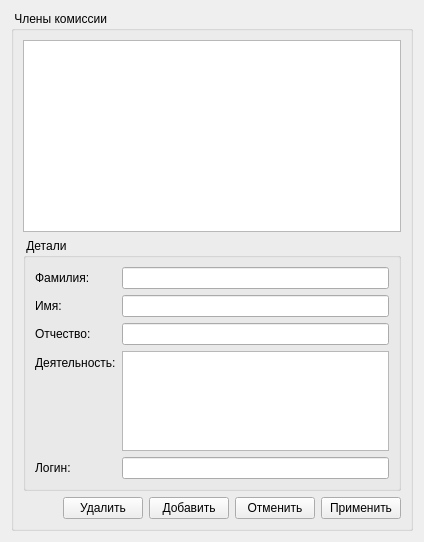
          <widget class="QWidget" name="tab_20">
           <attribute name="title">
            <string>Члены комиссии</string>
           </attribute>
           <layout class="QVBoxLayout" name="verticalLayout_20">
            <item>
             <widget class="QGroupBox" name="groupBox_3">
              <property name="title">
               <string> Члены комиссии </string>
              </property>
              <layout class="QVBoxLayout" name="verticalLayout_7">
               <item>
                <widget class="QTableView" name="membersTableView">
                 <property name="gridStyle">
                  <enum>Qt::DashLine</enum>
                 </property>
                </widget>
               </item>
               <item>
                <widget class="QGroupBox" name="groupBox_4">
                 <property name="title">
                  <string> Детали </string>
                 </property>
                 <layout class="QFormLayout" name="formLayout">
                  <property name="labelAlignment">
                   <set>Qt::AlignLeading|Qt::AlignLeft|Qt::AlignVCenter</set>
                  </property>
                  <item row="0" column="0">
                   <widget class="QLabel" name="label_6">
                    <property name="text">
                     <string>Фамилия:</string>
                    </property>
                   </widget>
                  </item>
                  <item row="0" column="1">
                   <widget class="QLineEdit" name="memberSurnameEdit"/>
                  </item>
                  <item row="1" column="0">
                   <widget class="QLabel" name="label_7">
                    <property name="text">
                     <string>Имя:</string>
                    </property>
                   </widget>
                  </item>
                  <item row="1" column="1">
                   <widget class="QLineEdit" name="memberNameEdit"/>
                  </item>
                  <item row="2" column="0">
                   <widget class="QLabel" name="label_8">
                    <property name="text">
                     <string>Отчество:</string>
                    </property>
                   </widget>
                  </item>
                  <item row="2" column="1">
                   <widget class="QLineEdit" name="memberPatronymicEdit"/>
                  </item>
                  <item row="3" column="0">
                   <widget class="QLabel" name="label_9">
                    <property name="text">
                     <string>Деятельность:</string>
                    </property>
                   </widget>
                  </item>
                  <item row="3" column="1">
                   <widget class="QPlainTextEdit" name="memberBusinessTextEdit">
                    <property name="sizePolicy">
                     <sizepolicy hsizetype="Expanding" vsizetype="Preferred">
                      <horstretch>0</horstretch>
                      <verstretch>0</verstretch>
                     </sizepolicy>
                    </property>
                    <property name="maximumSize">
                     <size>
                      <width>16777215</width>
                      <height>100</height>
                     </size>
                    </property>
                   </widget>
                  </item>
                  <item row="4" column="0">
                   <widget class="QLabel" name="label_10">
                    <property name="text">
                     <string>Логин:</string>
                    </property>
                   </widget>
                  </item>
                  <item row="4" column="1">
                   <widget class="QLineEdit" name="memberLoginEdit"/>
                  </item>
                 </layout>
                </widget>
               </item>
               <item>
                <layout class="QHBoxLayout" name="horizontalLayout_12">
                 <item>
                  <spacer name="horizontalSpacer_5">
                   <property name="orientation">
                    <enum>Qt::Horizontal</enum>
                   </property>
                   <property name="sizeHint" stdset="0">
                    <size>
                     <width>40</width>
                     <height>20</height>
                    </size>
                   </property>
                  </spacer>
                 </item>
                 <item>
                  <widget class="QPushButton" name="deleteMemberButton">
                   <property name="text">
                    <string>Удалить</string>
                   </property>
                  </widget>
                 </item>
                 <item>
                  <widget class="QPushButton" name="addMemberButton">
                   <property name="text">
                    <string>Добавить</string>
                   </property>
                  </widget>
                 </item>
                 <item>
                  <widget class="QPushButton" name="cancelMembersButton">
                   <property name="text">
                    <string>Отменить</string>
                   </property>
                  </widget>
                 </item>
                 <item>
                  <widget class="QPushButton" name="applyMembersButton">
                   <property name="text">
                    <string>Применить</string>
                   </property>
                  </widget>
                 </item>
                </layout>
               </item>
              </layout>
             </widget>
            </item>
           </layout>
          </widget>
